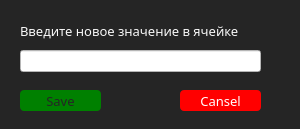
<?xml version="1.0" encoding="UTF-8"?>
<ui version="4.0">
 <class>Dialog</class>
 <widget class="QDialog" name="Dialog">
  <property name="geometry">
   <rect>
    <x>0</x>
    <y>0</y>
    <width>300</width>
    <height>129</height>
   </rect>
  </property>
  <property name="windowTitle">
   <string>Dialog</string>
  </property>
  <property name="styleSheet">
   <string notr="true">background-color: #252525;
color:#f9f9f9;</string>
  </property>
  <widget class="QLabel" name="label">
   <property name="geometry">
    <rect>
     <x>20</x>
     <y>20</y>
     <width>241</width>
     <height>21</height>
    </rect>
   </property>
   <property name="font">
    <font>
     <family>Gotham Pro Medium</family>
     <pointsize>10</pointsize>
    </font>
   </property>
   <property name="text">
    <string>Введите новое значение в ячейке</string>
   </property>
  </widget>
  <widget class="QLineEdit" name="lineEditCellContent">
   <property name="geometry">
    <rect>
     <x>20</x>
     <y>50</y>
     <width>241</width>
     <height>22</height>
    </rect>
   </property>
   <property name="font">
    <font>
     <family>Gotham Pro Light</family>
     <pointsize>10</pointsize>
    </font>
   </property>
   <property name="styleSheet">
    <string notr="true">background-color:#ffffff;
color:#000000;</string>
   </property>
  </widget>
  <widget class="QPushButton" name="btnSaveCellContent">
   <property name="geometry">
    <rect>
     <x>20</x>
     <y>90</y>
     <width>81</width>
     <height>21</height>
    </rect>
   </property>
   <property name="font">
    <font>
     <family>Gotham Pro Medium</family>
     <pointsize>10</pointsize>
    </font>
   </property>
   <property name="styleSheet">
    <string notr="true">background-color:green;
border-radius:4;
color:#252525;</string>
   </property>
   <property name="text">
    <string>Save</string>
   </property>
  </widget>
  <widget class="QPushButton" name="btnCanselSaveCellContent">
   <property name="geometry">
    <rect>
     <x>180</x>
     <y>90</y>
     <width>81</width>
     <height>21</height>
    </rect>
   </property>
   <property name="font">
    <font>
     <family>Gotham Pro Medium</family>
     <pointsize>10</pointsize>
    </font>
   </property>
   <property name="styleSheet">
    <string notr="true">background-color:red;
border-radius:4;
color:#ffffff;</string>
   </property>
   <property name="text">
    <string>Cansel</string>
   </property>
  </widget>
 </widget>
 <resources/>
 <connections/>
</ui>
